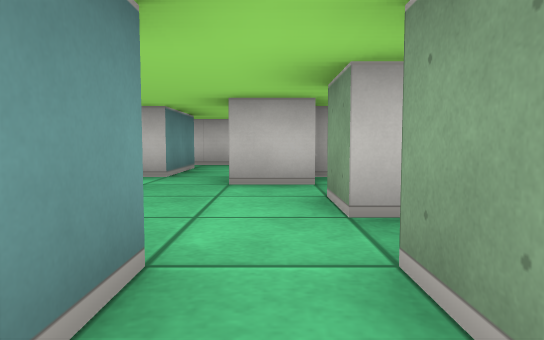
View 1 (above)

17 first-person views from a walk through a cub3D maze. The camera is about half as high as the walls, tilts 4° down and sees 70° across. The floor is counted in squares. Each view is taken from the middle of a square. On the plan, view 1 faces up. The plan holds only what a view shows up to about 9 squares ahead; the rest is blank.

View 2
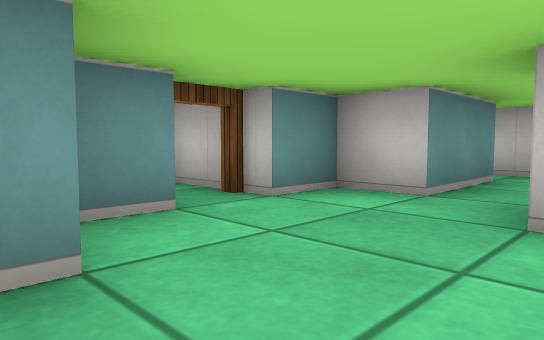

View 3
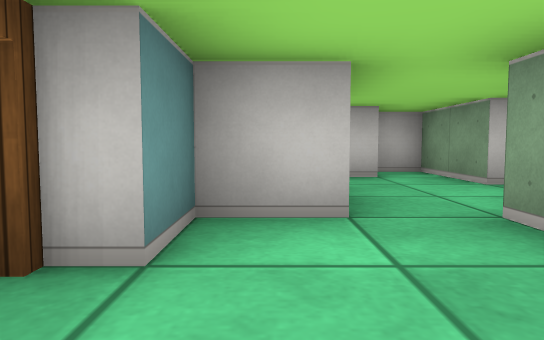

View 4
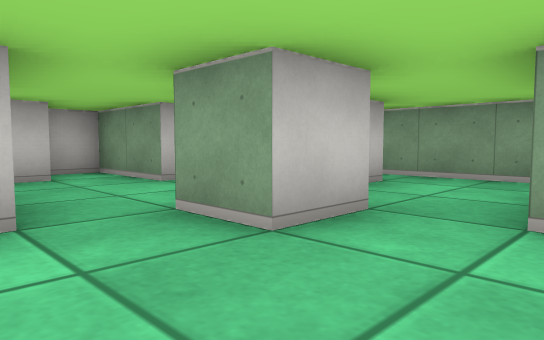

View 5
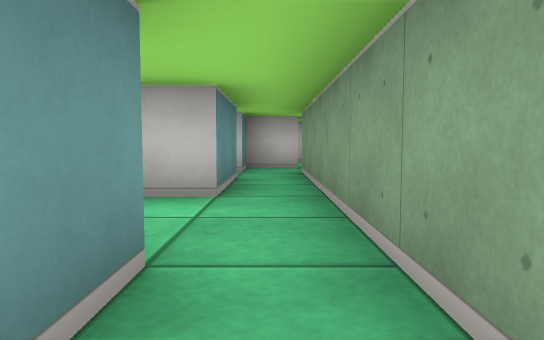

View 6
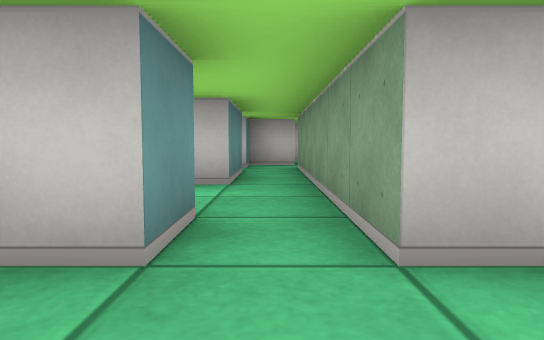

View 7
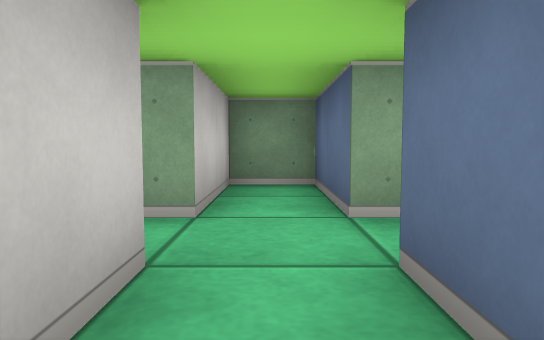

View 8
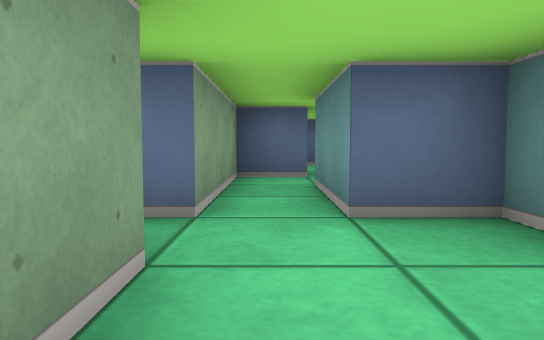

View 9
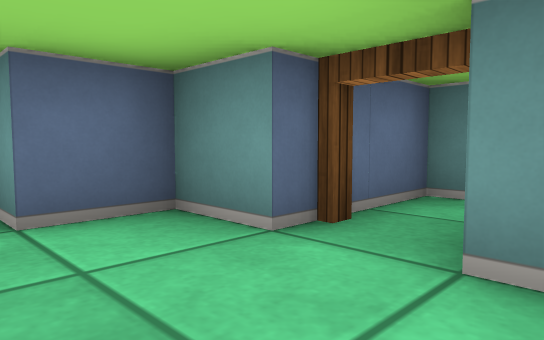

View 10
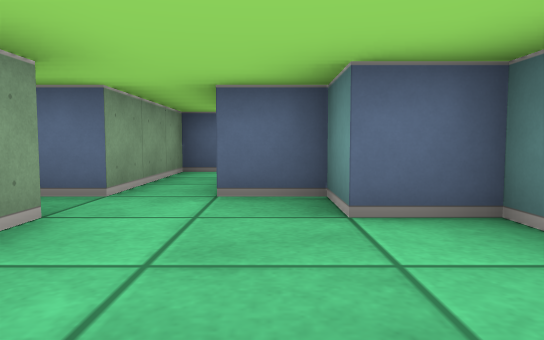

View 11
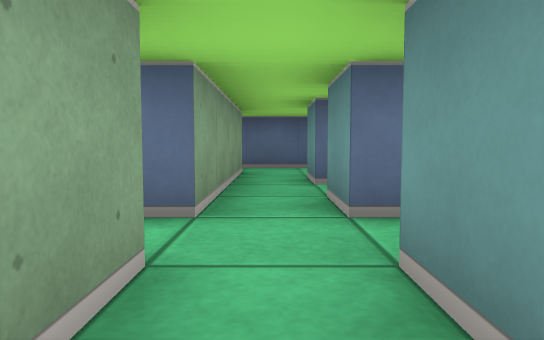

View 12
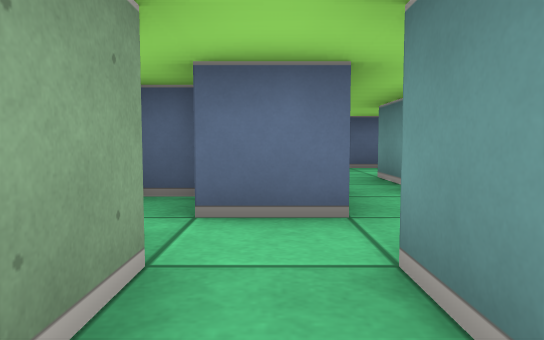

View 13
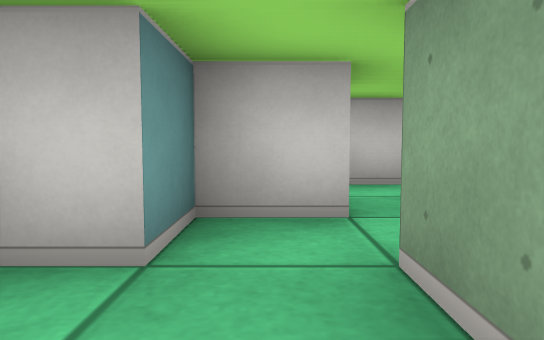

View 14
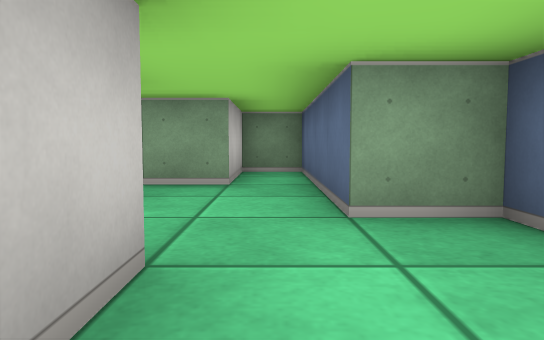

View 15
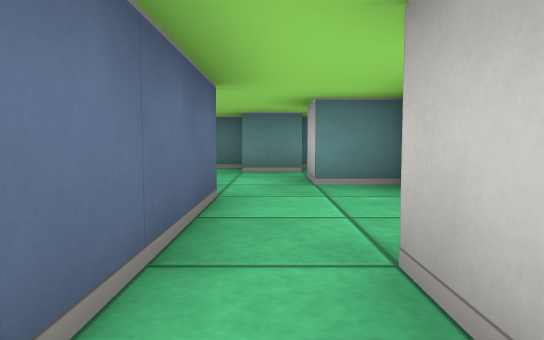

View 16
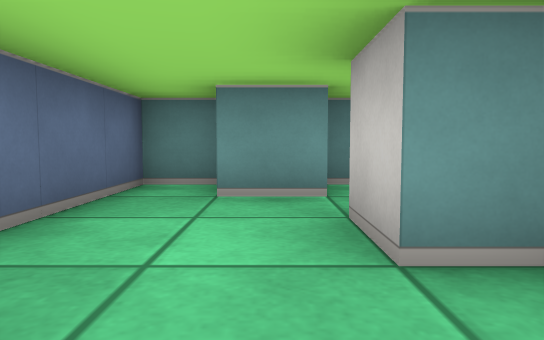

View 17
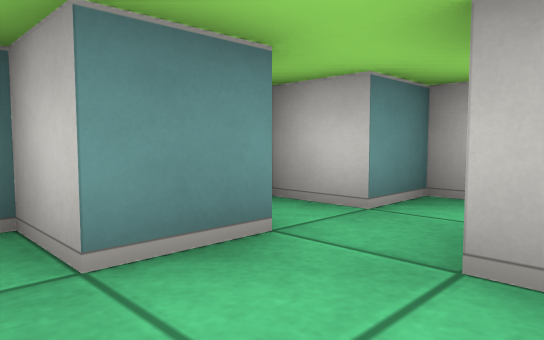

### Floor plan
Points are (right, up) in squares from view 1. A wall is a line through its corners. A room is listed if a view was taken in it or the views show most of it. See-through windows are left out.
Room 1 (views 1, 2, 3, 4, 8, 9, 10)
walls: (-2.5, 3.5) (-2.5, 2.5) (-1.5, 2.5) (-1.5, 1.5) (-0.5, 1.5) (-0.5, -0.5); (0.5, 2.5) (0.5, 3.5); (0.6, 4.5) (-0.5, 4.5) (-0.5, 5.5); (-1.5, 5.5) (-2.5, 5.5) (-2.5, 4.5); (0.5, -0.5) (0.5, 1.5); (-0.6, -1.5) (0.5, -1.5)
ways out: opening at (1.5, 2) to room 2; opening at (1.5, 4) to room 3; opening at (-1, 6) to room 7; open door at (-3, 4) to room 8
Room 2 (views 5, 6, 7)
walls: (2.5, 3.5) (2.5, 2.5) (0.5, 2.5); (3.5, 0.5) (3.5, 1.5) (5.5, 1.5) (5.5, 2.5) (3.5, 2.5) (3.5, 3.5); (0.5, 1.5) (2.5, 1.5) (2.5, 0.5)
ways out: opening at (1.5, 2) to room 1; opening at (3, 3) to room 3; opening at (3, 1) to room 6
Room 3 (view 11)
walls: (2.5, 5.5) (0.5, 5.5); (1.9, 3.5) (2.5, 3.5); (3.5, 3.5) (3.5, 5.5)
ways out: opening at (1.5, 4) to room 1; opening at (3, 3) to room 2; opening at (3, 6) to room 5
Room 4 (view 12)
walls: (3.5, 10.4) (3.5, 9.5); (4.6, 11.5) (3.9, 11.5); (4.5, 9.5) (4.5, 10.4)
ways out: opening at (4, 10)
Room 5 (view 13)
walls: (2.5, 7.5) (2.5, 5.5); (2.5, 8.5) (1.9, 8.5); (3.5, 5.5) (3.5, 8.5)
ways out: opening at (3, 6) to room 3; opening at (3, 9)
Room 6 (views 14, 15, 16, 17)
walls: (0.5, -1.5) (0.5, -2.5) (-0.5, -2.5); (0.5, -1.5) (0.5, -0.5); (2.5, -0.5) (2.5, -1.5); (-1.5, -2.4) (-1.5, -3.5) (-2.5, -3.5) (-2.5, -4.5) (1.5, -4.5) (1.5, -3.5) (5.5, -3.5) (5.5, -2.5) (3.5, -2.5) (3.5, 0.5); (-1.5, -0.4) (-1.5, -1.5) (-2.5, -1.5); (-2.5, -2) (-2.5, -2.5)
ways out: opening at (3, 1) to room 2
Room 7 (no view inside)
walls: (-1.5, 7.6) (-1.5, 5.5); (0.5, 7.4) (0.5, 9.5) (-0.2, 9.5); (-0.4, 8.5) (-1.9, 8.5)
ways out: opening at (-1, 6) to room 1; opening at (-2, 8)
Room 8 (no view inside)
walls: (-4.6, 3.5) (-2.5, 3.5); (-2.5, 4.5) (-4.2, 4.5)
ways out: open door at (-3, 4) to room 1

Positions as (right, up) in squares from view 1, and headings:
1: (0, 0), facing up
2: (0, 2), facing up-left
3: (-2, 3), facing up
4: (-2, 3), facing up-right
5: (3, 2), facing up
6: (3, 1), facing up
7: (1, 2), facing right
8: (0, 4), facing down
9: (-1, 5), facing down-left
10: (-1, 5), facing down
11: (3, 4), facing down
12: (4, 11), facing down
13: (3, 7), facing up
14: (-1, -3), facing right
15: (5, -3), facing left
16: (2, -3), facing left
17: (0, -4), facing up-left
